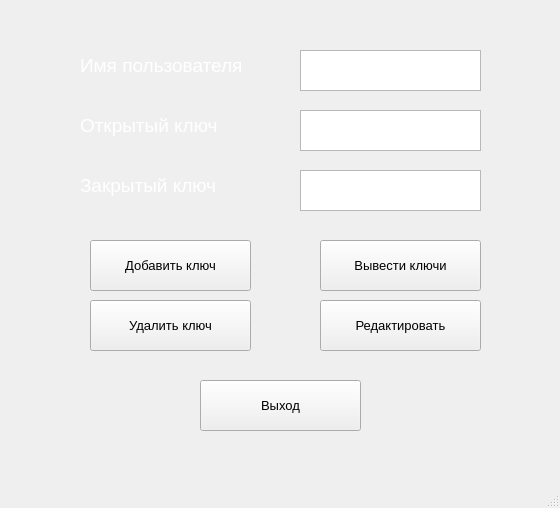
<?xml version="1.0" encoding="UTF-8"?>
<ui version="4.0">
 <class>MainWindow</class>
 <widget class="QMainWindow" name="MainWindow">
  <property name="geometry">
   <rect>
    <x>0</x>
    <y>0</y>
    <width>560</width>
    <height>508</height>
   </rect>
  </property>
  <property name="windowTitle">
   <string>MainWindow</string>
  </property>
  <widget class="QWidget" name="centralwidget">
   <widget class="QPushButton" name="AddKey">
    <property name="geometry">
     <rect>
      <x>90</x>
      <y>240</y>
      <width>161</width>
      <height>51</height>
     </rect>
    </property>
    <property name="font">
     <font>
      <pointsize>10</pointsize>
     </font>
    </property>
    <property name="text">
     <string>Добавить ключ</string>
    </property>
   </widget>
   <widget class="QPushButton" name="DeleteKey">
    <property name="geometry">
     <rect>
      <x>90</x>
      <y>300</y>
      <width>161</width>
      <height>51</height>
     </rect>
    </property>
    <property name="font">
     <font>
      <pointsize>10</pointsize>
     </font>
    </property>
    <property name="text">
     <string>Удалить ключ</string>
    </property>
   </widget>
   <widget class="QTextBrowser" name="textBrowser">
    <property name="geometry">
     <rect>
      <x>300</x>
      <y>50</y>
      <width>181</width>
      <height>41</height>
     </rect>
    </property>
   </widget>
   <widget class="QLabel" name="UserName">
    <property name="geometry">
     <rect>
      <x>80</x>
      <y>50</y>
      <width>211</width>
      <height>31</height>
     </rect>
    </property>
    <property name="font">
     <font>
      <pointsize>14</pointsize>
     </font>
    </property>
    <property name="styleSheet">
     <string notr="true">color: rgb(255, 255, 255);</string>
    </property>
    <property name="text">
     <string>Имя пользователя</string>
    </property>
   </widget>
   <widget class="QLabel" name="OpenKey">
    <property name="geometry">
     <rect>
      <x>80</x>
      <y>110</y>
      <width>211</width>
      <height>31</height>
     </rect>
    </property>
    <property name="font">
     <font>
      <pointsize>14</pointsize>
     </font>
    </property>
    <property name="styleSheet">
     <string notr="true">color: rgb(255, 255, 255);</string>
    </property>
    <property name="text">
     <string>Открытый ключ</string>
    </property>
   </widget>
   <widget class="QTextBrowser" name="textBrowser_2">
    <property name="geometry">
     <rect>
      <x>300</x>
      <y>110</y>
      <width>181</width>
      <height>41</height>
     </rect>
    </property>
   </widget>
   <widget class="QLabel" name="ClosedKey">
    <property name="geometry">
     <rect>
      <x>80</x>
      <y>170</y>
      <width>211</width>
      <height>31</height>
     </rect>
    </property>
    <property name="font">
     <font>
      <pointsize>14</pointsize>
     </font>
    </property>
    <property name="styleSheet">
     <string notr="true">color: rgb(255, 255, 255);</string>
    </property>
    <property name="text">
     <string>Закрытый ключ</string>
    </property>
   </widget>
   <widget class="QTextBrowser" name="textBrowser_3">
    <property name="geometry">
     <rect>
      <x>300</x>
      <y>170</y>
      <width>181</width>
      <height>41</height>
     </rect>
    </property>
   </widget>
   <widget class="QPushButton" name="ShowKey">
    <property name="geometry">
     <rect>
      <x>320</x>
      <y>240</y>
      <width>161</width>
      <height>51</height>
     </rect>
    </property>
    <property name="font">
     <font>
      <pointsize>10</pointsize>
     </font>
    </property>
    <property name="text">
     <string>Вывести ключи</string>
    </property>
   </widget>
   <widget class="QPushButton" name="Edit">
    <property name="geometry">
     <rect>
      <x>320</x>
      <y>300</y>
      <width>161</width>
      <height>51</height>
     </rect>
    </property>
    <property name="font">
     <font>
      <pointsize>10</pointsize>
     </font>
    </property>
    <property name="text">
     <string>Редактировать</string>
    </property>
   </widget>
   <widget class="QPushButton" name="Exit">
    <property name="geometry">
     <rect>
      <x>200</x>
      <y>380</y>
      <width>161</width>
      <height>51</height>
     </rect>
    </property>
    <property name="font">
     <font>
      <pointsize>10</pointsize>
     </font>
    </property>
    <property name="text">
     <string>Выход</string>
    </property>
   </widget>
   <widget class="QLabel" name="label">
    <property name="geometry">
     <rect>
      <x>-50</x>
      <y>-270</y>
      <width>651</width>
      <height>1021</height>
     </rect>
    </property>
    <property name="maximumSize">
     <size>
      <width>651</width>
      <height>16777215</height>
     </size>
    </property>
    <property name="styleSheet">
     <string notr="true">background-image: ;</string>
    </property>
    <property name="text">
     <string/>
    </property>
    <property name="pixmap">
     <pixmap>KeyBackGround5.png</pixmap>
    </property>
   </widget>
   <zorder>label</zorder>
   <zorder>AddKey</zorder>
   <zorder>DeleteKey</zorder>
   <zorder>textBrowser</zorder>
   <zorder>UserName</zorder>
   <zorder>OpenKey</zorder>
   <zorder>textBrowser_2</zorder>
   <zorder>ClosedKey</zorder>
   <zorder>textBrowser_3</zorder>
   <zorder>ShowKey</zorder>
   <zorder>Edit</zorder>
   <zorder>Exit</zorder>
  </widget>
  <widget class="QMenuBar" name="menubar">
   <property name="geometry">
    <rect>
     <x>0</x>
     <y>0</y>
     <width>560</width>
     <height>26</height>
    </rect>
   </property>
  </widget>
  <widget class="QStatusBar" name="statusbar"/>
 </widget>
 <resources/>
 <connections/>
</ui>
